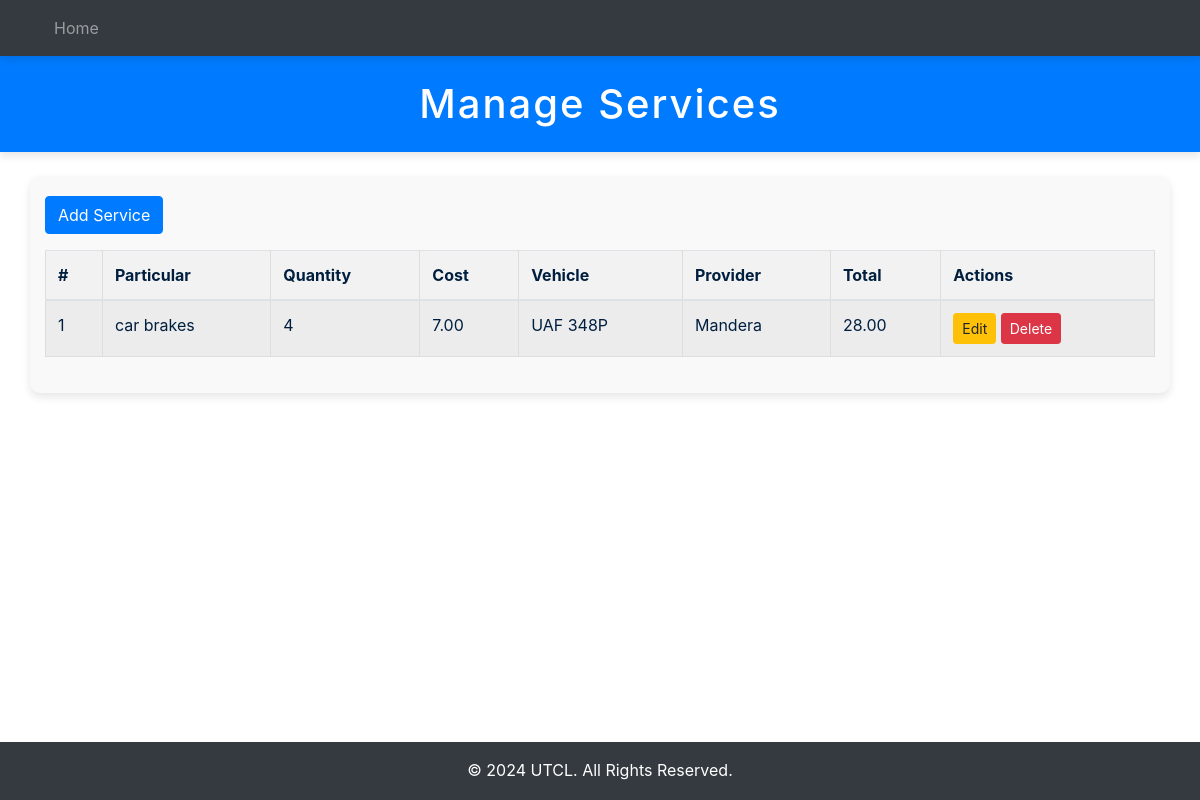
/services/, run on an earlier commit of the app's database.
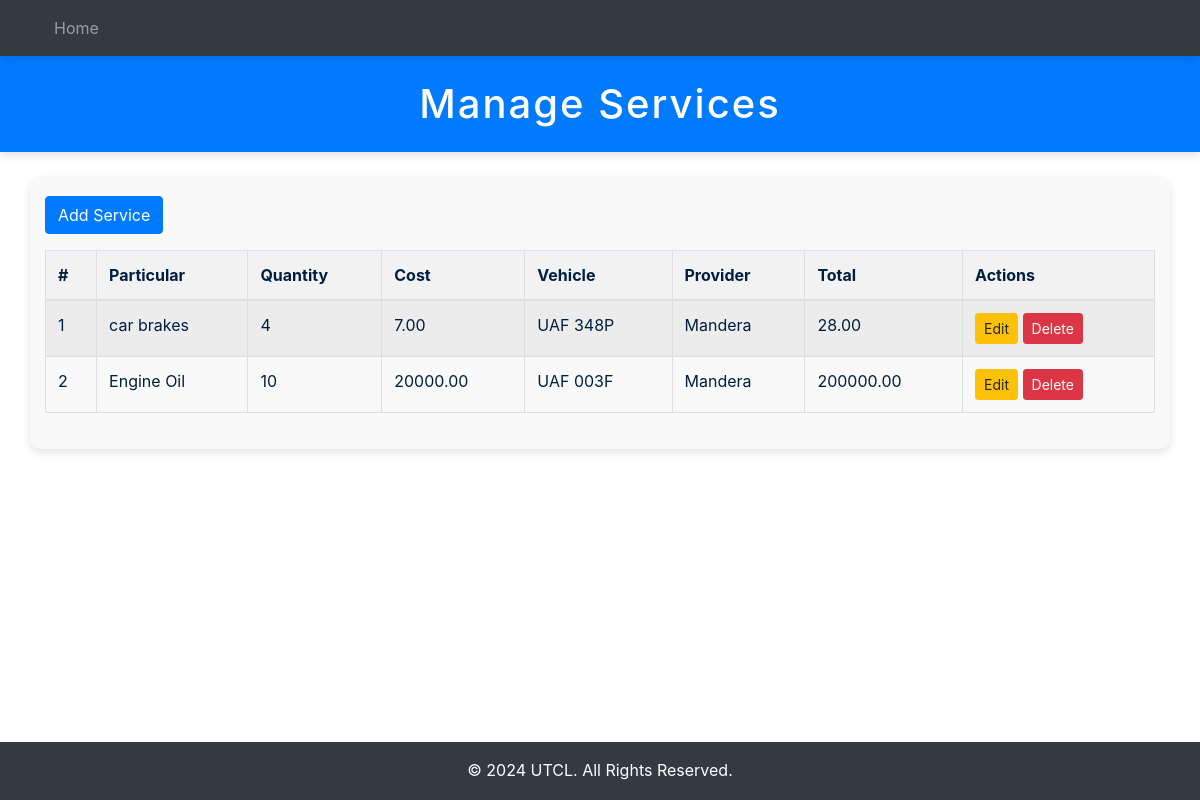
And on a later commit of the database.
### fleetApp/models.py (models this page shows, shortened)
class Service(models.Model):
    particular = models.CharField(max_length=100)
    quantity = models.PositiveIntegerField()
    cost = models.DecimalField(max_digits=10, decimal_places=2)
    service_provider = models.ForeignKey(ServiceProvider, on_delete=models.CASCADE)
    vehicle = models.ForeignKey(Vehicle, on_delete=models.CASCADE)
    def calculate_total(self):
        return self.quantity * self.cost

class Vehicle(models.Model):
  ENGIN = [
    ("GAS", "Gasoline"),
    ("HYB", "Hybrid"),
    ("DIS", "Diesel"),
    ("ELE", "Electric")
  ]
  STATUS = [
    ("Av", "Available"),
    ("Al", "Allocated")
  ]
  vehicle_plate = models.CharField(max_length=20)
  vehicle_type = models.CharField(max_length=50)
  mileage = models.PositiveIntegerField()
  engine_type = models.CharField(max_length=4, choices=ENGIN)
  status = models.CharField(max_length=2, choices=STATUS, default="Available")

class ServiceProvider(models.Model):
    service_provider_name = models.CharField(max_length=100)
    address = models.TextField()
    contact = models.CharField(max_length=15)
    email_address = models.EmailField()

### fleetApp/views.py (the view)
# urls.py: path('services/', views.service_list, name='service_list'),
def service_list(request):
    services = Service.objects.select_related('vehicle', 'service_provider').all()
    context = {
        'services': services
    }
    return render(request, 'fleetApp/service/services.html', context)

### fleetApp/templates/fleetApp/service/services.html (shortened to what this page needs)
{% extends "main.html" %}
{% block header %}Manage Services{% endblock %}
{% block content %}
<a href="{% url 'add_service' %}" class="btn btn-primary">Add Service</a>
<table class="table table-striped mt-3">
    <thead>
        <tr>
            <th>#</th>
            <th>Particular</th>
            <th>Quantity</th>
            <th>Cost</th>
            <th>Vehicle</th>
            <th>Provider</th>
            <th>Total</th>
            <th>Actions</th>
        </tr>
    </thead>
    <tbody>
        {% for service in services %}
        <tr>
            <td>{{ forloop.counter }}</td>
            <td>{{ service.particular }}</td>
            <td>{{ service.quantity }}</td>
            <td>{{ service.cost }}</td>
            <td>{{ service.vehicle.vehicle_plate }}</td>
            <td>{{ service.service_provider.service_provider_name }}</td>
            <td>{{ service.calculate_total|floatformat:2 }}</td>
            <td>
                <a href="{% url 'edit_service' service.id %}" class="btn btn-warning btn-sm">Edit</a>
                <a href="{% url 'delete_service' service.id %}" class="btn btn-danger btn-sm">Delete</a>
            </td>
        </tr>
        {% endfor %}
    </tbody>
</table>
{% endblock %}

What changed in the data, as far as the page shows it:
added Service: particular "Engine Oil", quantity "10", cost "20000.00", vehicle.vehicle_plate "UAF 003F", service_provider.service_provider_name "Mandera", calculate_total "200000.00"
